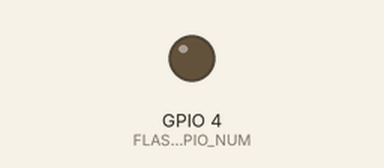
Simulated run of this sketch. Board: ESP32. On the bench: output pins drawn as LEDs (lit = HIGH). WiFi joins after 1.5 s; servers stay silent unless stated; uploads are accepted with an empty reply; the camera gives no picture; what the sketch prints to the serial monitor is not drawn.

Above: at 13.8 s.
At 24.5 s:
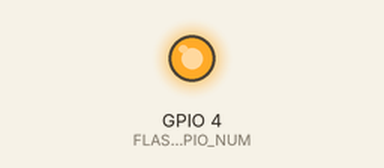
Timing chart, 0 to 31.3 s (numbered marks = the images above):
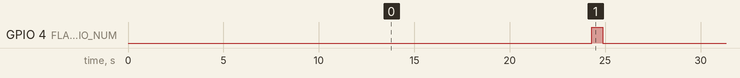

The sketch:

SSIG_ESP_CAMERA_CODE.ino
```cpp
#include "esp_camera.h"
#include <WiFi.h>
#include <HTTPClient.h>
#include <ArduinoJson.h>

// WiFi Credentials (Replace with your WiFi details)
const char* ssid = "SAMEER";
const char* password = "gS19*430";

// Flask server URL (Replace with your actual server IP)
const char* serverUrl = "http://15.222.245.211:5000/upload_image";

// Camera pin configurations for WROVER_KIT or ESP32-CAM (Adjust if needed)
#define PWDN_GPIO_NUM    -1
#define RESET_GPIO_NUM   -1
#define XCLK_GPIO_NUM    21
#define SIOD_GPIO_NUM    26
#define SIOC_GPIO_NUM    27

#define Y9_GPIO_NUM      35
#define Y8_GPIO_NUM      34
#define Y7_GPIO_NUM      39
#define Y6_GPIO_NUM      36
#define Y5_GPIO_NUM      19
#define Y4_GPIO_NUM      18
#define Y3_GPIO_NUM      5
#define Y2_GPIO_NUM      4
#define VSYNC_GPIO_NUM   25
#define HREF_GPIO_NUM    23
#define PCLK_GPIO_NUM    22

// Change this pin if your ESP32-CAM board uses a different flash LED pin
#define FLASH_GPIO_NUM   4

void startCamera() {
    camera_config_t config;
    config.ledc_channel = LEDC_CHANNEL_0;
    config.ledc_timer = LEDC_TIMER_0;
    config.pin_d0 = Y2_GPIO_NUM;
    config.pin_d1 = Y3_GPIO_NUM;
    config.pin_d2 = Y4_GPIO_NUM;
    config.pin_d3 = Y5_GPIO_NUM;
    config.pin_d4 = Y6_GPIO_NUM;
    config.pin_d5 = Y7_GPIO_NUM;
    config.pin_d6 = Y8_GPIO_NUM;
    config.pin_d7 = Y9_GPIO_NUM;
    config.pin_xclk = XCLK_GPIO_NUM;
    config.pin_pclk = PCLK_GPIO_NUM;
    config.pin_vsync = VSYNC_GPIO_NUM;
    config.pin_href = HREF_GPIO_NUM;
    config.pin_sccb_sda = SIOD_GPIO_NUM;
    config.pin_sccb_scl = SIOC_GPIO_NUM;
    config.pin_pwdn = PWDN_GPIO_NUM;
    config.pin_reset = RESET_GPIO_NUM;
    config.xclk_freq_hz = 20000000;
    config.pixel_format = PIXFORMAT_JPEG;
    config.frame_size = FRAMESIZE_UXGA;
    config.jpeg_quality = 8;
    config.fb_count = 1;

    if (esp_camera_init(&config) != ESP_OK) {
        Serial.println("❌ Camera initialization failed!");
        return;
    }
    Serial.println("✅ Camera initialized successfully!");
}

void setup() {
    Serial.begin(115200);
    WiFi.disconnect(true);
    delay(1000);

    WiFi.begin(ssid, password);

    Serial.print("Connecting to hotspot...");
    while (WiFi.status() != WL_CONNECTED) {
        delay(1000);
        Serial.print(".");
    }
    Serial.println("\n✅ Connected to Hotspot!");

    pinMode(FLASH_GPIO_NUM, OUTPUT); // Initialize flash GPIO
    digitalWrite(FLASH_GPIO_NUM, LOW); // Make sure the flash is off initially

    startCamera();
}

unsigned long lastAutoCaptureTime = 0;
const unsigned long autoCaptureInterval = 20000; // 20 seconds

void loop() {
    unsigned long currentTime = millis();

    // 🔍 Check for manual trigger every 5 seconds
    if (WiFi.status() == WL_CONNECTED) {
        HTTPClient http;
        http.begin("http://15.222.245.211:5000/should_capture");
        int httpResponseCode = http.GET();

        if (httpResponseCode == 200) {
            String response = http.getString();
            Serial.println("📥 Server Response: " + response);

            StaticJsonDocument<200> doc;
            DeserializationError error = deserializeJson(doc, response);

            if (!error) {
                bool capture = doc["capture"];
                if (capture) {
                    Serial.println("📸 Capture triggered by server!");
                    takeAndUploadPicture();
                }
            } else {
                Serial.println("❌ Failed to parse JSON response");
            }
        }

        http.end();
    }

    // ✅ Automatic capture every 20 seconds
    if (currentTime - lastAutoCaptureTime > autoCaptureInterval) {
        Serial.println("⏲ Auto capture time reached. Capturing image...");
        takeAndUploadPicture();
        lastAutoCaptureTime = currentTime;
    }

    delay(5000); // Loop runs every 5 seconds
}

void takeAndUploadPicture() {
    // Turn on flash if needed (optional)
    digitalWrite(FLASH_GPIO_NUM, HIGH);
    delay(500); // Give flash time to turn on

    camera_fb_t *fb = esp_camera_fb_get();
    digitalWrite(FLASH_GPIO_NUM, LOW); // Turn off flash after capture

    if (!fb) {
        Serial.println("❌ Camera capture failed!");
        return;
    }

    Serial.println("✅ Image Captured! Uploading...");
    HTTPClient uploadHttp;
    uploadHttp.begin(serverUrl);
    uploadHttp.addHeader("Content-Type", "image/jpeg");
    uploadHttp.POST(fb->buf, fb->len);
    uploadHttp.end();
    esp_camera_fb_return(fb);
}
```

Measured:
- by itself, GPIO 4 (FLASH_GPIO_NUM): alternates HIGH for 0.56 s and LOW for 21.0 s
